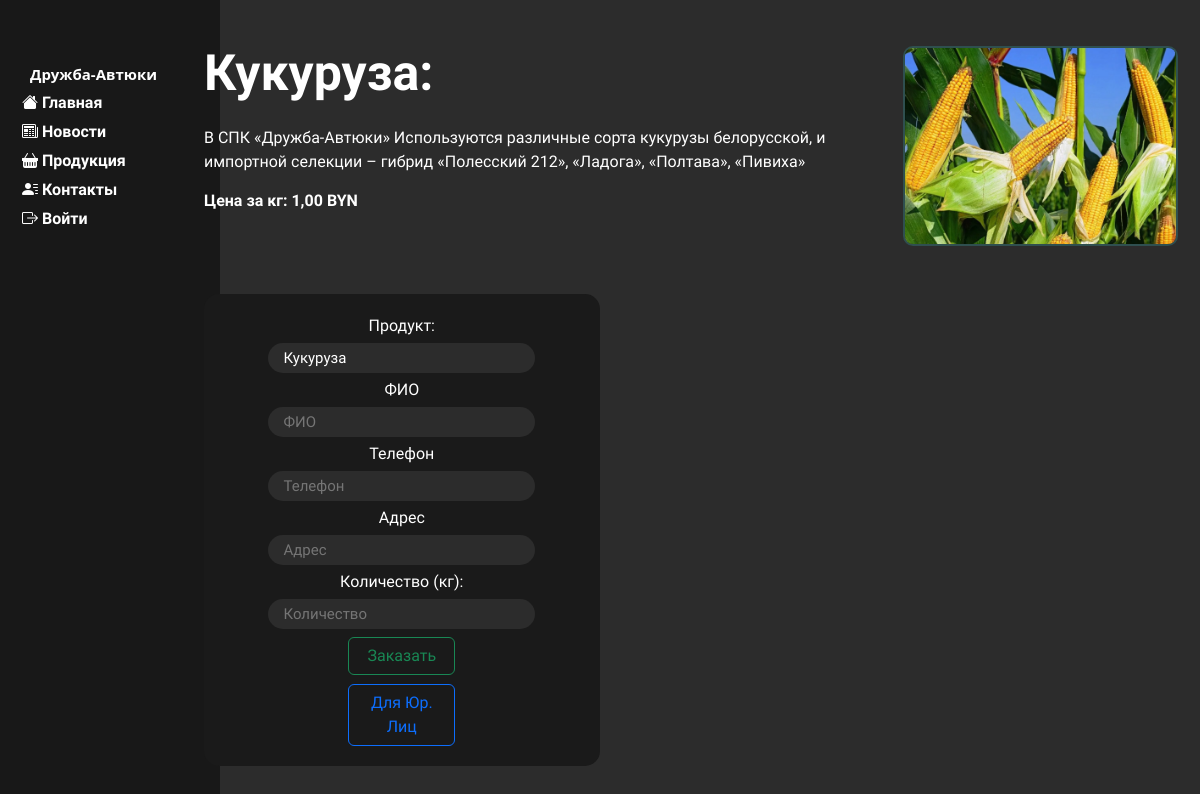
The app's page /card/1/, older data.
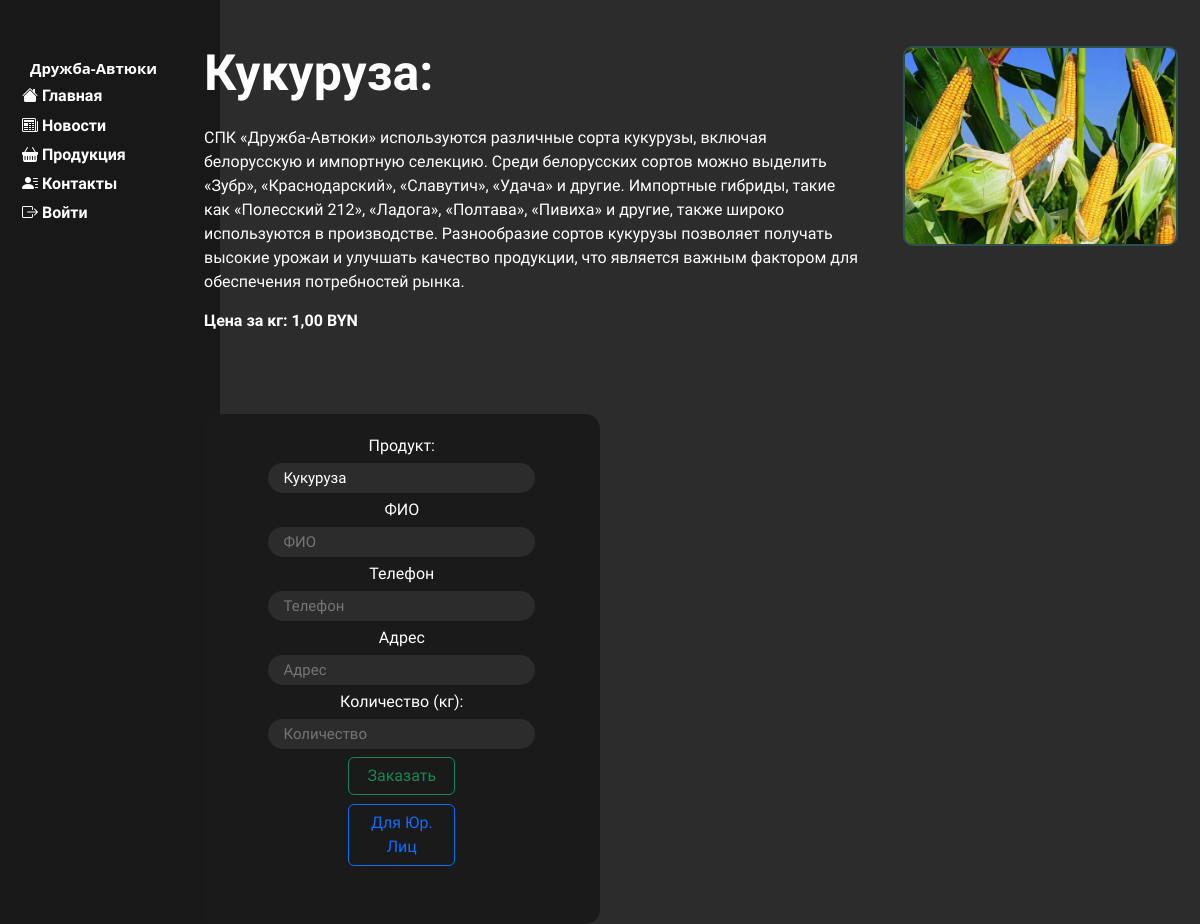
The same page, newer data.
### main/models.py (models this page shows, shortened)
class PlantsCard(models.Model):
    title = models.CharField(max_length=255, verbose_name='Название')
    image = models.ImageField(upload_to='main/static/main/subimg', verbose_name='Картинка')
    desc = models.TextField()
    price = models.DecimalField(max_digits=3, decimal_places=2)
    ed = models.CharField(max_length=5, verbose_name='Единица Измерения')
    class Meta:
        verbose_name = 'Продукция Растеиеводство'  # Название модели в единственном числе
        verbose_name_plural = 'Продукция Растеиеводство'  # Название модели во множественном числе

### main/views.py (the view)
# urls.py: path('card/<int:card_id>/', views.card_detail, name='card_detail'),
def card_detail(request, card_id):
    card = get_object_or_404(PlantsCard, pk=card_id)
    return render(request, 'main/card_detail.html', {'card': card})

### main/templates/main/card_detail.html (shortened to what this page needs)
{% extends 'main/layout.html' %}
{% load static %}
{% block content %}
<div class="mainblock">
    <div class="textblock">
        <p class="Titleblock"><b>{{ card.title }}:</b></p>
        <p>{{ card.desc }}</p>
        <p> <b>Цена за {{ card.ed }}: {{ card.price }} BYN</b> </p>
        <div class="contactfieldFiz2">
                    <p>Продукт:</p>
                    <input type="text" id="productfiz" value="{{ card.title }}" readonly>
                    <p>ФИО</p>
                    <input type="text" id="fiofiz" placeholder="ФИО">
                    <p>Телефон</p>
                    <input type="text" id="phonefiz" placeholder="Телефон">
                    <p>Адрес</p>
                    <input type="text" id="addressfiz" placeholder="Адрес">
                    <p>Количество ({{ card.ed }}):</p>
                    <input type="text" id="colvo" placeholder="Количество">
                    <button type="submit" id="fizbut2" class="btn btn-outline-success">Заказать</button>
                    <button type="submit" id="urface" class="btn btn-outline-primary">Для Юр. Лиц</button>
        </div>
    </div>
    <div class="contectblock">
    <div class="simg">
                <img class="minimized2" src="{{ card.image.url }}" alt="{{ card.title }}">
    </div>
    </div>
</div>
{% endblock %}

Row changes from the older to the newer data that the page shows:
changed PlantsCard "Кукуруза": desc "В СПК «Дружба-Автюки» Используются различные сорта кукурузы белорусской, и импортной селекции – гибрид «Полесский 212», «Ладога», «Полтава», «Пивиха»" → "СПК «Дружба-Автюки» используются различные сорта кукурузы, включая белорусскую и импортную селекцию. Среди белорусских сортов можно выделить «Зубр», «Краснодарский», «Славутич», «Удача» и другие. Импортные гибриды, такие как «Полесский 212», «Ладога», «Полтава», «Пивиха» и другие, также широко используются в производстве. Разнообразие сортов кукурузы позволяет получать высокие урожаи и улучшать качество продукции, что является важным фактором для обеспечения потребностей рынка."
